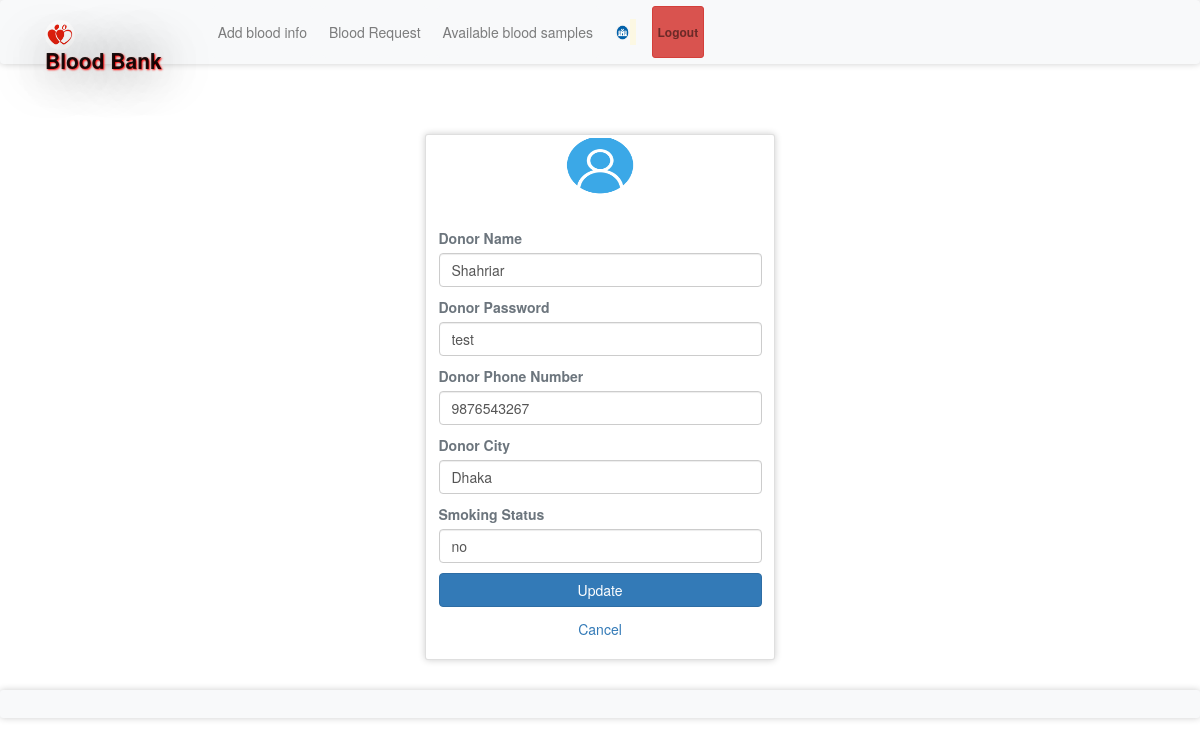
The app's page /hprofile.php (signed in) with its own data.
### tables this page shows
CREATE TABLE `donor` (
  `id` int(11) NOT NULL,
  `donor_name` varchar(100) NOT NULL,
  `donor_nid` varchar(100) NOT NULL,
  `donor_password` varchar(100) NOT NULL,
  `donor_phone` varchar(100) NOT NULL,
  `donor_city` varchar(100) NOT NULL,
  `smoking_status` varchar(50) NOT NULL,
  `last_donated` varchar(50) NOT NULL DEFAULT 'Not Yet',
  `is_available` int(10) NOT NULL DEFAULT 1
);

### hprofile.php (the view, shortened to what this page needs)
<?php
require 'file/database.php';
if(!isset($_SESSION['hid']))
{
  header('location:login.php');
}
else {
	if(isset($_SESSION['hid'])){
		$id=$_SESSION['hid'];
		$sql = "SELECT * FROM donor WHERE id='$id'";
		$result = mysqli_query($conn, $sql);
		$row = mysqli_fetch_array($result);
	}
}
?>
<!DOCTYPE html>
<html>
<?php require 'head.php';?>
<body>
	<?php require 'header.php'; ?>
	<div class="container cont">
		<div class="row justify-content-center">
			<div class="col-lg-4 col-md-4 col-sm-6 mb-5">
				<div class="card">
					<div class="media justify-content-center mt-1">
						<img src="image/user.png" alt="profile" class="rounded-circle" width="70" height="60">
					</div>
					<div class="card-body">
					   <form action="file/updateprofile.php" method="post">
					   	<label class="text-muted font-weight-bold" class="text-muted font-weight-bold">Donor Name</label>
						<input type="text" name="donor_name" value="<?php echo $row['donor_name']; ?>" class="form-control mb-3">
						<label class="text-muted font-weight-bold">Donor Password</label>
						<input type="text" name="donor_password" value="<?php echo $row['donor_password']; ?>" class="form-control mb-3">
						<label class="text-muted font-weight-bold">Donor Phone Number</label>
						<input type="text" name="donor_phone" value="<?php echo $row['donor_phone']; ?>" class="form-control mb-3">
						<label class="text-muted font-weight-bold">Donor City</label>
						<input type="text" name="donor_city" value="<?php echo $row['donor_city']; ?>" class="form-control mb-3">
						<label class="text-muted font-weight-bold">Smoking Status</label>
						<input type="text" name="smoking_status" value="<?php echo $row['smoking_status']; ?>" class="form-control mb-3">
						<input type="submit" name="update" class="btn btn-block btn-primary" value="Update">
					   </form>
					</div>
					<a href="index.php" class="text-center">Cancel</a><br>
				</div>
			</div>
		</div>
	</div>
	<?php require 'footer.php'; ?>
</body>
</html>

### css/style.css (style rules this page uses)
.cont { padding-top: 40px; text-align: justify; font-size: 1em; }
.card ,nav, .footer,tr,video { border-radius: 3px; transition: all 200ms ease-out; box-shadow: 0px 0px 7px rgba(0, 0, 0, 0.2); }
.rounded-circle { margin-top: -2.5px; }
form { padding-top: 20px; }
a:link { text-decoration: none; }

### records on screen
donor: donor_name "Shahriar", donor_password "test", donor_phone "9876543267", donor_city "Dhaka", smoking_status "no"
